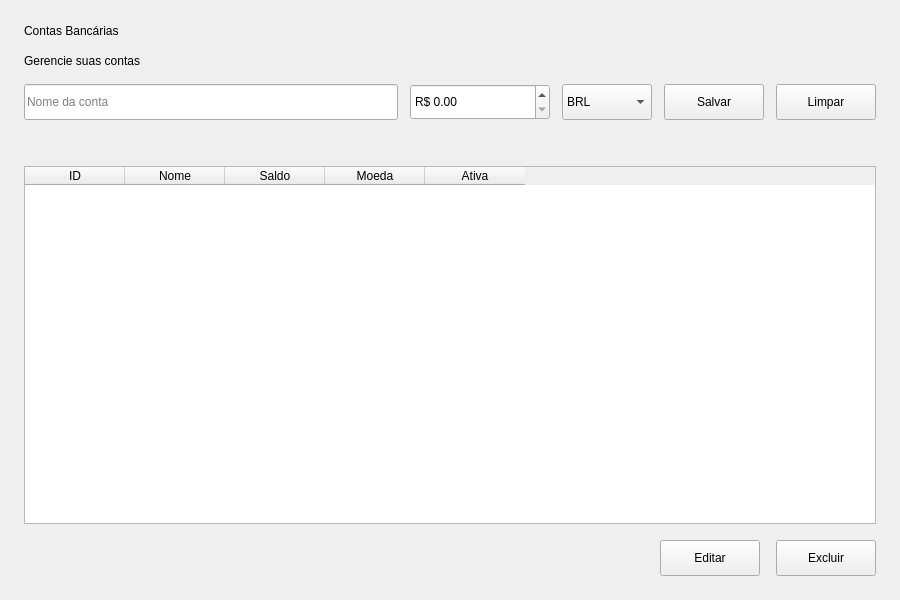
<?xml version="1.0" encoding="UTF-8"?>
<ui version="4.0">
 <class>AccountsPage</class>
 <widget class="QWidget" name="AccountsPage">
  <property name="geometry">
   <rect>
    <x>0</x>
    <y>0</y>
    <width>900</width>
    <height>600</height>
   </rect>
  </property>
  <layout class="QVBoxLayout" name="mainLayout">
   <property name="spacing">
    <number>16</number>
   </property>
   <property name="leftMargin">
    <number>24</number>
   </property>
   <property name="topMargin">
    <number>24</number>
   </property>
   <property name="rightMargin">
    <number>24</number>
   </property>
   <property name="bottomMargin">
    <number>24</number>
   </property>
   <item>
    <widget class="QLabel" name="lbl_title">
     <property name="text">
      <string>Contas Bancárias</string>
     </property>
    </widget>
   </item>
   <item>
    <widget class="QLabel" name="lbl_subtitle">
     <property name="text">
      <string>Gerencie suas contas</string>
     </property>
    </widget>
   </item>
   <item>
    <layout class="QHBoxLayout" name="formLayout">
     <property name="spacing">
      <number>12</number>
     </property>
     <item>
      <widget class="QLineEdit" name="txt_name">
       <property name="placeholderText">
        <string>Nome da conta</string>
       </property>
       <property name="minimumSize">
        <size>
         <width>200</width>
         <height>36</height>
        </size>
       </property>
      </widget>
     </item>
     <item>
      <widget class="QDoubleSpinBox" name="spn_balance">
       <property name="toolTip">
        <string>Valor inicial (cria movimentação de receita)</string>
       </property>
       <property name="prefix">
        <string>R$ </string>
       </property>
       <property name="decimals">
        <number>2</number>
       </property>
       <property name="maximum">
        <double>999999999.990000000000000</double>
       </property>
       <property name="minimumSize">
        <size>
         <width>140</width>
         <height>36</height>
        </size>
       </property>
      </widget>
     </item>
     <item>
      <widget class="QComboBox" name="cmb_currency">
       <property name="minimumSize">
        <size>
         <width>90</width>
         <height>36</height>
        </size>
       </property>
       <item>
        <property name="text">
         <string>BRL</string>
        </property>
       </item>
       <item>
        <property name="text">
         <string>USD</string>
        </property>
       </item>
       <item>
        <property name="text">
         <string>EUR</string>
        </property>
       </item>
      </widget>
     </item>
     <item>
      <widget class="QPushButton" name="btn_save">
       <property name="text">
        <string>Salvar</string>
       </property>
       <property name="minimumSize">
        <size>
         <width>100</width>
         <height>36</height>
        </size>
       </property>
      </widget>
     </item>
     <item>
      <widget class="QPushButton" name="btn_clear">
       <property name="text">
        <string>Limpar</string>
       </property>
       <property name="minimumSize">
        <size>
         <width>100</width>
         <height>36</height>
        </size>
       </property>
      </widget>
     </item>
    </layout>
   </item>
   <item>
    <widget class="QLabel" name="lbl_error">
     <property name="text">
      <string/>
     </property>
     <property name="styleSheet">
      <string notr="true">color: #E74C3C;</string>
     </property>
    </widget>
   </item>
   <item>
    <widget class="QTableWidget" name="tbl_accounts">
     <property name="columnCount">
      <number>5</number>
     </property>
     <property name="selectionBehavior">
      <enum>QAbstractItemView::SelectRows</enum>
     </property>
     <property name="selectionMode">
      <enum>QAbstractItemView::SingleSelection</enum>
     </property>
     <property name="editTriggers">
      <set>QAbstractItemView::NoEditTriggers</set>
     </property>
     <property name="alternatingRowColors">
      <bool>true</bool>
     </property>
     <column>
      <property name="text">
       <string>ID</string>
      </property>
     </column>
     <column>
      <property name="text">
       <string>Nome</string>
      </property>
     </column>
     <column>
      <property name="text">
       <string>Saldo</string>
      </property>
     </column>
     <column>
      <property name="text">
       <string>Moeda</string>
      </property>
     </column>
     <column>
      <property name="text">
       <string>Ativa</string>
      </property>
     </column>
    </widget>
   </item>
   <item>
    <layout class="QHBoxLayout" name="actionsLayout">
     <item>
      <spacer name="horizontalSpacer">
       <property name="orientation">
        <enum>Qt::Horizontal</enum>
       </property>
       <property name="sizeHint" stdset="0">
        <size>
         <width>40</width>
         <height>20</height>
        </size>
       </property>
      </spacer>
     </item>
     <item>
      <widget class="QPushButton" name="btn_edit">
       <property name="text">
        <string>Editar</string>
       </property>
       <property name="minimumSize">
        <size>
         <width>100</width>
         <height>36</height>
        </size>
       </property>
      </widget>
     </item>
     <item>
      <widget class="QPushButton" name="btn_delete">
       <property name="text">
        <string>Excluir</string>
       </property>
       <property name="minimumSize">
        <size>
         <width>100</width>
         <height>36</height>
        </size>
       </property>
      </widget>
     </item>
    </layout>
   </item>
  </layout>
 </widget>
 <resources/>
 <connections/>
</ui>
